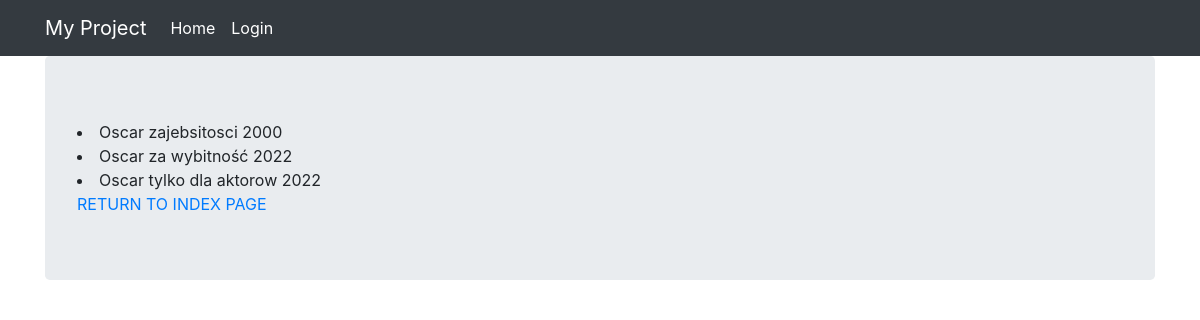
Before: /movies/oscars-class-view/ with the older database file.
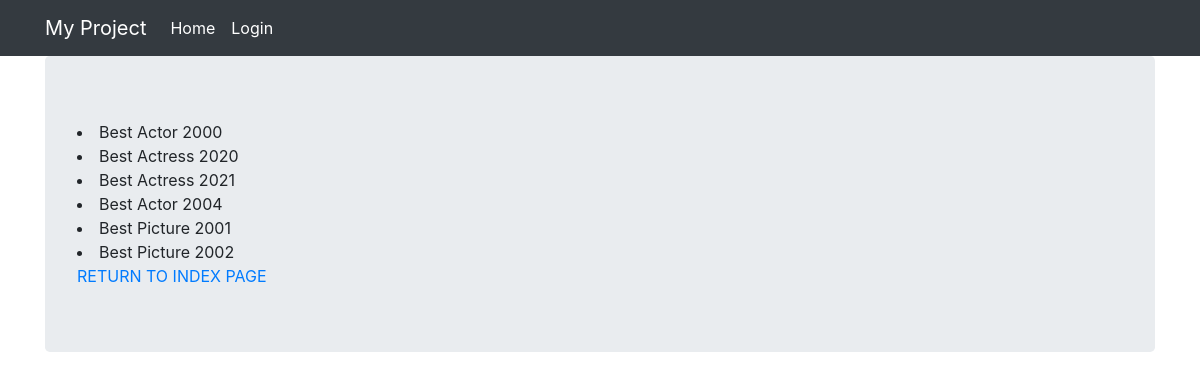
After: the same page with the newer database file.
### movies/models.py (models this page shows)
class Oscar(models.Model):
    CATEGORIES = [
        ("BAT", "Best Actor"),
        ("BAS", "Best Actress"),
        ("BPC", "Best Picture")
    ]
    category = models.CharField(choices=CATEGORIES, max_length=3)
    year = models.IntegerField()
    actor = models.ForeignKey(
        Actor, on_delete=models.CASCADE, related_name="oscars", blank=True, null=True
    )
    movie = models.ForeignKey(
        Movie, on_delete=models.CASCADE, related_name="oscars", blank=True, null=True
    )
    def __str__(self):
        return f"{self.get_category_display()} {self.year}"

### movies/views.py (the view)
# urls.py: path("oscars-class-view/", views.OscarView.as_view(), name="oscars-class-view"),
class OscarView(View):
    def get(self, request):
        return render(
            request,
            template_name="movies/oscars.html",
            context={"oscars": Oscar.objects.all()}
        )

### movies/templates/movies/oscars.html
{% extends "base.html" %}
{% block content %}
    {% for o in oscars %}
        <li>{{ o }}</li>
    {% endfor %}
    <a href="{% url 'movies:movies-homepage' %}">RETURN TO INDEX PAGE</a>
{% endblock %}

Changed rows visible on the page:
changed Oscar: category+year "Oscar zajebsitosci 2000" → "Best Actor 2000"
changed Oscar: category+year "Oscar za wybitność 2022" → "Best Actress 2020"
changed Oscar: category+year "Oscar tylko dla aktorow 2022" → "Best Actress 2021"
added Oscar: category+year "Best Actor 2004"
added Oscar: category+year "Best Picture 2001"
added Oscar: category+year "Best Picture 2002"
